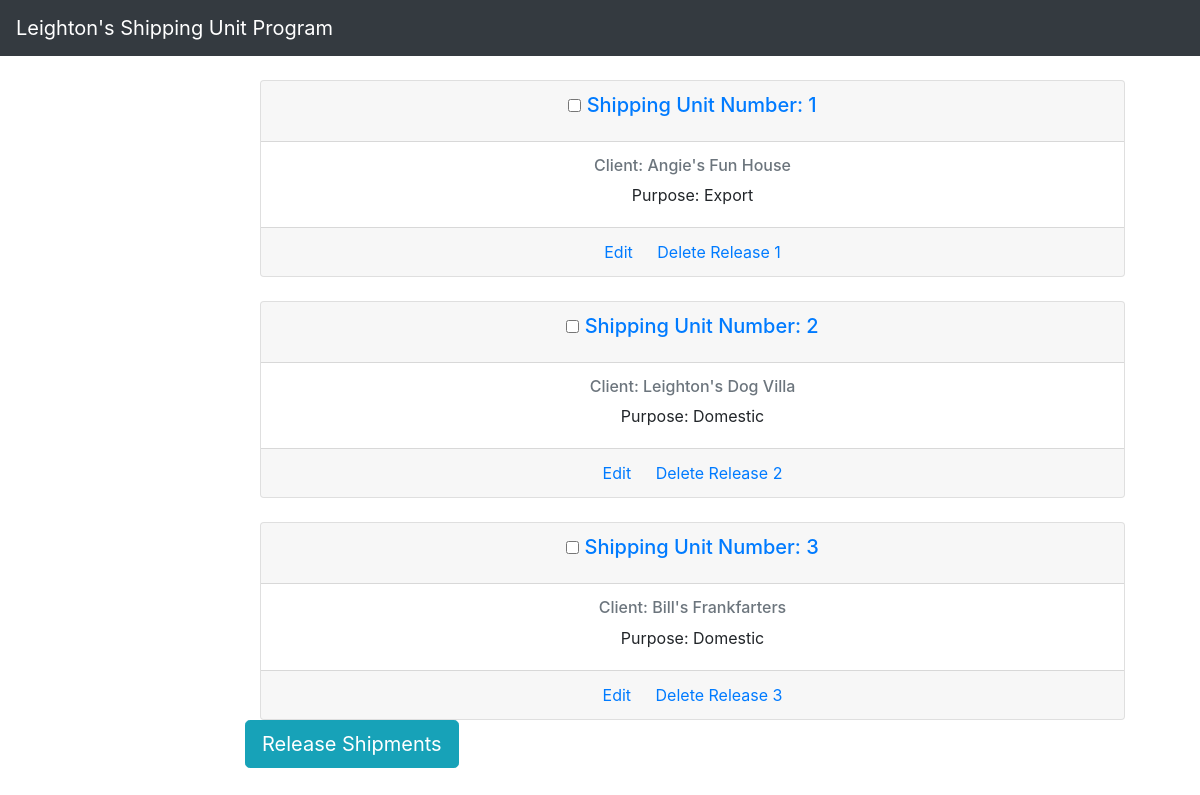
Before: /units/release/ with the older database file.
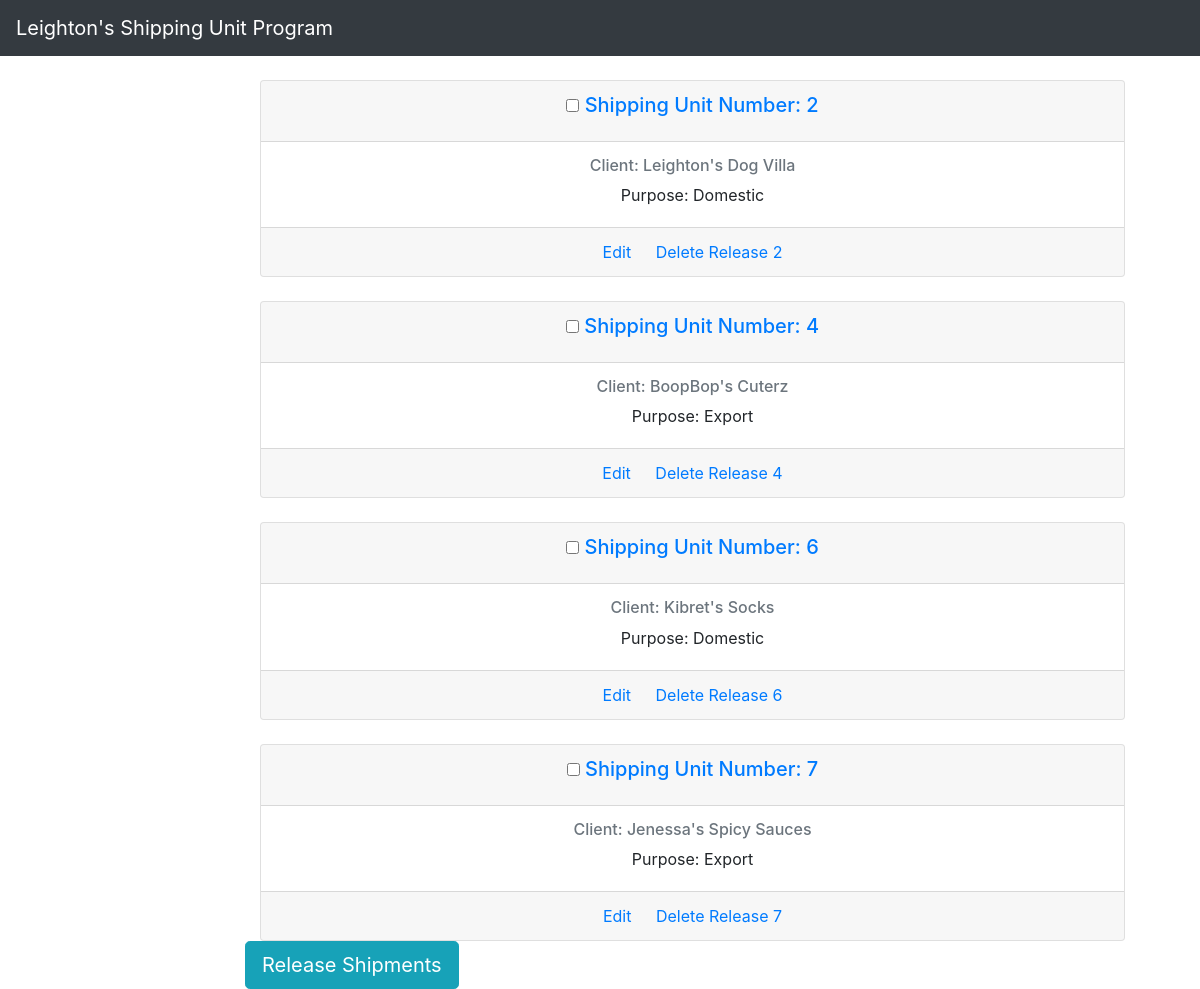
After: the same page with the newer database file.
### units/models.py (models this page shows, shortened)
class Shipping_Units(models.Model):
    on_hand = models.AutoField(
        primary_key = True,
        editable = False,
    )
    client = models.CharField(max_length = 50)
    sub_client = models.CharField(max_length = 50, null = True, blank = True)
    width = models.PositiveIntegerField()
    length = models.PositiveIntegerField()
    height = models.PositiveIntegerField()
    gross_weight = models.PositiveIntegerField()
    purpose = models.CharField(max_length = 50)
    create_date = models.DateField(auto_now_add = True)
    release_date = models.DateField(null = True, blank = True)
    hawb = models.CharField(max_length = 50, null = True, blank = True)
    mawb = models.CharField(max_length = 50, null = True, blank = True)
    class Meta:
        ordering = ('release_date',)
    def get_absolute_url(self):
        return reverse('unit_detail', args = [str(self.on_hand)])

### units/views.py (the view)
# urls.py: path('units/release/', UnitReleasePage.as_view(), name = 'units_release'),
class UnitReleasePage(ListView):
    model = Shipping_Units
    context_object_name = 'unit_list'
    template_name = 'units/units_release.html'
    queryset = Shipping_Units.objects.filter(release_date = None)

### templates/units/units_release.html (shortened to what this page needs)
{% extends 'base.html' %}
{% block content %}
    {% if unit_list %}
        {% for unit in unit_list %}
        <br>
        <form method="post" action="{% url 'units_released' %}" novalidate>
        <div class="container">
            <div class="card text-center">
                <div class="card-header">
                    <h5 class="card-title"><input type="checkbox" aria-label="Checkbox for following text input" name="onhands[]" value="{{ unit.on_hand }}">&nbsp;<a href="{{ unit.get_absolute_url }}">Shipping Unit Number: {{ unit.on_hand }}</a></h5>
                </div>
                <div class="card-body">
                    <h6 class="card-subtitle mb-2 text-muted">Client: {{ unit.client }}</h6>
                    <p class="card-text">Purpose: {{ unit.purpose }}</p>
                </div>
                <div class="card-footer">
                    <a href="{% url 'unit_edit' unit.pk %}" class="card-link">Edit</a>
                    <a href="{% url 'unit_delete' unit.pk %}" class="card-link">Delete</a>
                    <a href="{% url 'unit_release' unit.pk %}">Release {{ unit.on_hand }}</a>
                </div>
            </div>
        </div>
        {% endfor %}
        <input type="submit" value="Release Shipments" class="btn btn-info btn-lg">
        </form>
    {% else %}
    <h1>No units selected!</h1>
    <a href="{% url 'unit_list' %}">View Shipments</a>
    {% endif %}
{% endblock content %}

Changed rows visible on the page:
no longer on this page (row edited): Shipping_Units: on_hand "1", client "Angie's Fun House", purpose "Export"
no longer on this page (row edited): Shipping_Units: on_hand "3", client "Bill's Frankfarters", purpose "Domestic"
added Shipping_Units: on_hand "4", client "BoopBop's Cuterz", purpose "Export"
added Shipping_Units: on_hand "6", client "Kibret's Socks", purpose "Domestic"
added Shipping_Units: on_hand "7", client "Jenessa's Spicy Sauces", purpose "Export"
